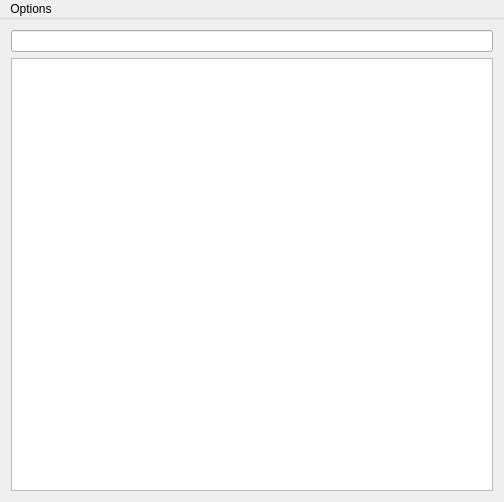
<?xml version="1.0" encoding="UTF-8"?>
<ui version="4.0">
 <class>MainWindow</class>
 <widget class="QMainWindow" name="MainWindow">
  <property name="geometry">
   <rect>
    <x>0</x>
    <y>0</y>
    <width>504</width>
    <height>502</height>
   </rect>
  </property>
  <property name="windowTitle">
   <string>MainWindow</string>
  </property>
  <widget class="QWidget" name="centralWidget">
   <layout class="QVBoxLayout" name="verticalLayout">
    <item>
     <widget class="QLineEdit" name="filter_line"/>
    </item>
    <item>
     <widget class="QListWidget" name="results_list"/>
    </item>
   </layout>
  </widget>
  <widget class="QMenuBar" name="menuBar">
   <property name="geometry">
    <rect>
     <x>0</x>
     <y>0</y>
     <width>504</width>
     <height>21</height>
    </rect>
   </property>
   <widget class="QMenu" name="menuFile">
    <property name="title">
     <string>Options</string>
    </property>
    <addaction name="actionReload"/>
    <addaction name="action_path_select"/>
    <addaction name="separator"/>
    <addaction name="actionQuit"/>
   </widget>
   <addaction name="menuFile"/>
  </widget>
  <action name="action_path_select">
   <property name="text">
    <string>Select path</string>
   </property>
   <property name="shortcut">
    <string>Ctrl+O</string>
   </property>
  </action>
  <action name="actionQuit">
   <property name="text">
    <string>Quit</string>
   </property>
   <property name="shortcut">
    <string>Ctrl+Q</string>
   </property>
  </action>
  <action name="actionReload">
   <property name="text">
    <string>Reload</string>
   </property>
   <property name="toolTip">
    <string>Reload password tree</string>
   </property>
   <property name="shortcut">
    <string>Ctrl+R</string>
   </property>
  </action>
 </widget>
 <layoutdefault spacing="6" margin="11"/>
 <resources/>
 <connections/>
</ui>
